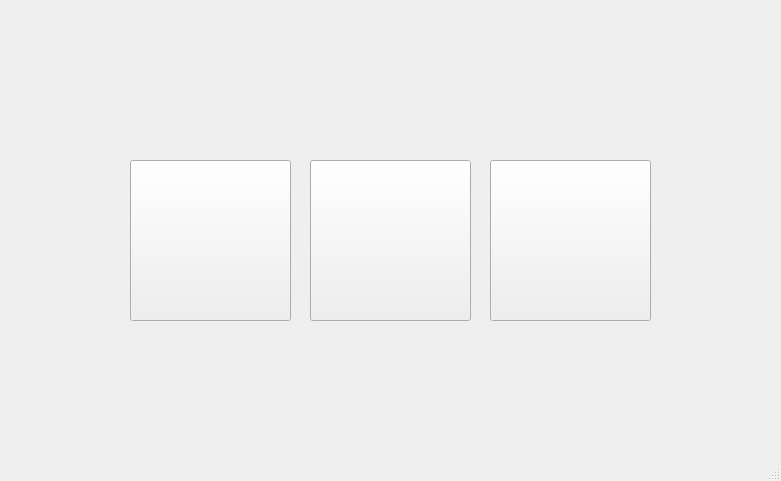
<?xml version="1.0" encoding="UTF-8"?>
<ui version="4.0">
 <class>MainWindow</class>
 <widget class="QMainWindow" name="MainWindow">
  <property name="geometry">
   <rect>
    <x>0</x>
    <y>0</y>
    <width>781</width>
    <height>481</height>
   </rect>
  </property>
  <property name="mouseTracking">
   <bool>false</bool>
  </property>
  <property name="windowTitle">
   <string>MainWindow</string>
  </property>
  <widget class="QWidget" name="centralwidget">
   <widget class="QPushButton" name="Events">
    <property name="enabled">
     <bool>true</bool>
    </property>
    <property name="geometry">
     <rect>
      <x>310</x>
      <y>160</y>
      <width>161</width>
      <height>161</height>
     </rect>
    </property>
    <property name="autoFillBackground">
     <bool>false</bool>
    </property>
    <property name="text">
     <string/>
    </property>
    <property name="icon">
     <iconset>
      <normaloff>../Images/Events Button.svg</normaloff>../Images/Events Button.svg</iconset>
    </property>
    <property name="iconSize">
     <size>
      <width>170</width>
      <height>170</height>
     </size>
    </property>
    <property name="autoDefault">
     <bool>false</bool>
    </property>
    <property name="default">
     <bool>false</bool>
    </property>
    <property name="flat">
     <bool>false</bool>
    </property>
   </widget>
   <widget class="QPushButton" name="OnOff">
    <property name="enabled">
     <bool>true</bool>
    </property>
    <property name="geometry">
     <rect>
      <x>490</x>
      <y>160</y>
      <width>161</width>
      <height>161</height>
     </rect>
    </property>
    <property name="autoFillBackground">
     <bool>false</bool>
    </property>
    <property name="text">
     <string/>
    </property>
    <property name="icon">
     <iconset>
      <normaloff>../Images/Off Button.svg</normaloff>
      <normalon>../Images/On Button.svg</normalon>../Images/Off Button.svg</iconset>
    </property>
    <property name="iconSize">
     <size>
      <width>170</width>
      <height>170</height>
     </size>
    </property>
   </widget>
   <widget class="QPushButton" name="Options">
    <property name="enabled">
     <bool>true</bool>
    </property>
    <property name="geometry">
     <rect>
      <x>130</x>
      <y>160</y>
      <width>161</width>
      <height>161</height>
     </rect>
    </property>
    <property name="autoFillBackground">
     <bool>false</bool>
    </property>
    <property name="text">
     <string/>
    </property>
    <property name="icon">
     <iconset>
      <normaloff>../Images/Options Button.svg</normaloff>../Images/Options Button.svg</iconset>
    </property>
    <property name="iconSize">
     <size>
      <width>170</width>
      <height>170</height>
     </size>
    </property>
   </widget>
  </widget>
  <widget class="QStatusBar" name="statusBar"/>
 </widget>
 <resources>
  <include location="images.qrc"/>
 </resources>
 <connections/>
</ui>
